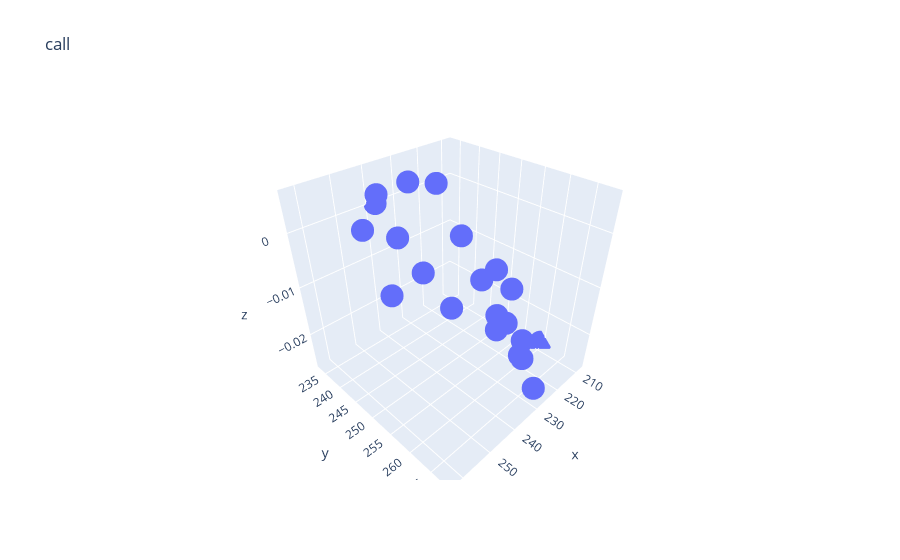
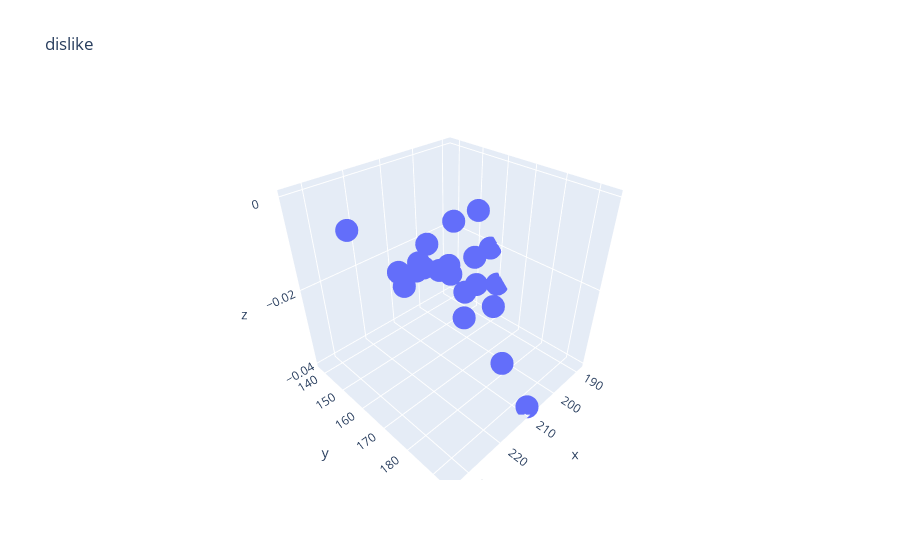
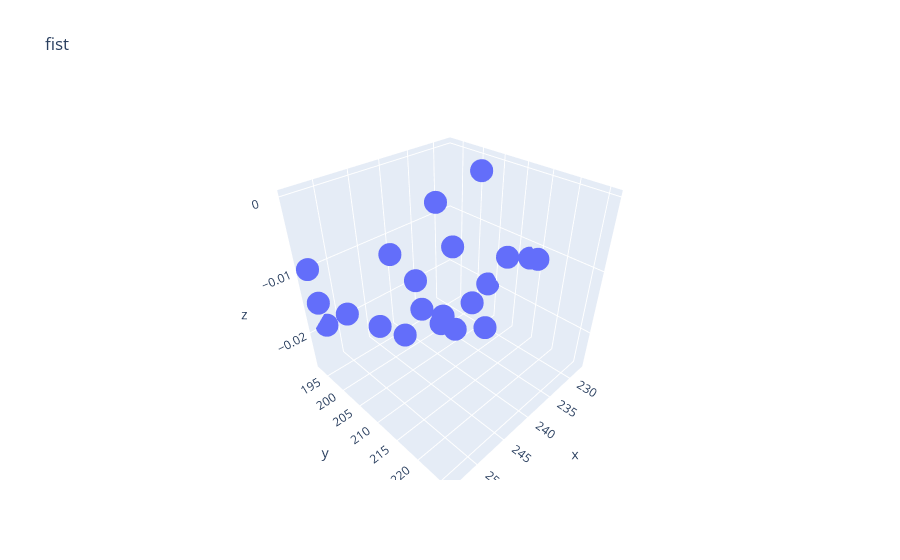
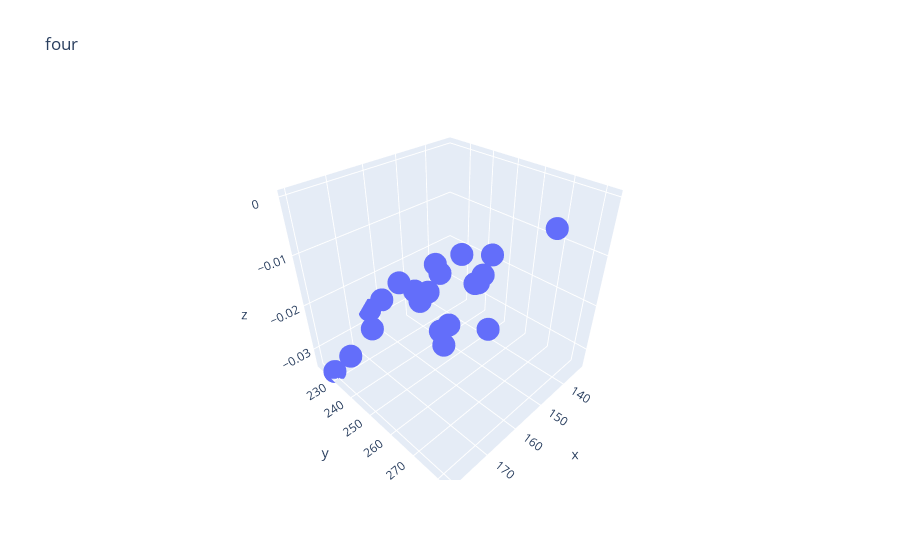

Notebook code cell kept with these figures, in order:
### Code cell
for key, value in dic.items():    
    fig = px.scatter_3d(**value, title=key)
    fig.show()

### Figure 1 — Plotly figure (JSON) as saved in the notebook; plotly's stock layout.template omitted (floating-point values rounded to 4 significant figures)
{"data": [{"hovertemplate": "x=%{x}<br>y=%{y}<br>z=%{z}<extra></extra>", "legendgroup": "", "marker": {"color": "#636efa", "symbol": "circle"}, "mode": "markers", "name": "", "scene": "scene", "showlegend": false, "type": "scatter3d", "x": [262.7, 257.4, 246.9, 236.4, 230.1, 238.1, 225.7, 226.1, 228.2, 236.9, 226.1, 229.4, 232.6, 236.3, 225.1, 227.4, 230.8, 236.5, 223.3, 215.0, 208.0], "y": [257.3, 247.1, 241.7, 241.5, 243.9, 233.2, 247.2, 255.9, 260.4, 238.1, 252.7, 260.5, 265.2, 244.3, 256.2, 263.6, 268.1, 251.7, 255.5, 258.1, 259.6], "z": [-3.649e-07, 0.004224, 0.005798, 0.005872, 0.005236, 0.0001538, -0.003813, -0.006753, -0.007799, -0.004955, -0.0101, -0.01411, -0.01685, -0.009528, -0.01619, -0.0207, -0.02314, -0.0132, -0.02045, -0.02458, -0.02672]}], "layout": {"legend": {"tracegroupgap": 0}, "scene": {"domain": {"x": [0, 1], "y": [0, 1]}, "xaxis": {"title": {"text": "x"}}, "yaxis": {"title": {"text": "y"}}, "zaxis": {"title": {"text": "z"}}}, "title": {"text": "call"}}}

### Figure 2 — Plotly figure (JSON) as saved in the notebook; plotly's stock layout.template omitted (floating-point values rounded to 4 significant figures)
{"data": [{"hovertemplate": "x=%{x}<br>y=%{y}<br>z=%{z}<extra></extra>", "legendgroup": "", "marker": {"color": "#636efa", "symbol": "circle"}, "mode": "markers", "name": "", "scene": "scene", "showlegend": false, "type": "scatter3d", "x": [233.8, 227.5, 216.7, 211.2, 209.0, 201.1, 188.9, 188.6, 193.3, 203.2, 190.1, 193.9, 200.7, 207.0, 194.8, 198.3, 204.6, 212.0, 202.0, 202.2, 206.4], "y": [162.3, 170.9, 177.8, 186.0, 194.2, 164.1, 156.7, 160.3, 163.9, 157.2, 151.2, 156.6, 159.3, 150.5, 144.5, 149.8, 152.7, 143.7, 137.5, 141.8, 145.4], "z": [-2.821e-08, -0.01017, -0.01947, -0.03028, -0.03976, -0.00595, -0.02083, -0.02995, -0.0332, -0.009312, -0.02457, -0.02905, -0.02732, -0.0152, -0.02712, -0.02658, -0.02204, -0.02247, -0.02812, -0.02582, -0.02163]}], "layout": {"legend": {"tracegroupgap": 0}, "scene": {"domain": {"x": [0, 1], "y": [0, 1]}, "xaxis": {"title": {"text": "x"}}, "yaxis": {"title": {"text": "y"}}, "zaxis": {"title": {"text": "z"}}}, "title": {"text": "dislike"}}}

### Figure 3 — Plotly figure (JSON) as saved in the notebook; plotly's stock layout.template omitted (floating-point values rounded to 4 significant figures)
{"data": [{"hovertemplate": "x=%{x}<br>y=%{y}<br>z=%{z}<extra></extra>", "legendgroup": "", "marker": {"color": "#636efa", "symbol": "circle"}, "mode": "markers", "name": "", "scene": "scene", "showlegend": false, "type": "scatter3d", "x": [246.3, 234.8, 227.4, 227.8, 233.6, 231.2, 230.0, 231.7, 233.0, 238.4, 237.6, 239.1, 239.7, 245.6, 244.6, 245.4, 245.7, 252.8, 252.3, 253.1, 253.7], "y": [225.9, 220.7, 213.0, 203.9, 198.2, 204.7, 196.5, 204.1, 209.2, 203.0, 195.7, 204.8, 209.3, 201.9, 194.8, 203.9, 209.3, 201.6, 192.6, 193.3, 193.5], "z": [-2.874e-07, -0.00676, -0.01221, -0.01978, -0.02557, -0.0002944, -0.01454, -0.02146, -0.02338, -0.002863, -0.01767, -0.02114, -0.01981, -0.007788, -0.02304, -0.02, -0.01313, -0.01332, -0.01942, -0.01489, -0.009317]}], "layout": {"legend": {"tracegroupgap": 0}, "scene": {"domain": {"x": [0, 1], "y": [0, 1]}, "xaxis": {"title": {"text": "x"}}, "yaxis": {"title": {"text": "y"}}, "zaxis": {"title": {"text": "z"}}}, "title": {"text": "fist"}}}

### Figure 4 — Plotly figure (JSON) as saved in the notebook; plotly's stock layout.template omitted (floating-point values rounded to 4 significant figures)
{"data": [{"hovertemplate": "x=%{x}<br>y=%{y}<br>z=%{z}<extra></extra>", "legendgroup": "", "marker": {"color": "#636efa", "symbol": "circle"}, "mode": "markers", "name": "", "scene": "scene", "showlegend": false, "type": "scatter3d", "x": [152.3, 164.1, 168.4, 162.0, 155.3, 169.1, 174.6, 177.8, 180.1, 160.7, 163.2, 163.8, 164.2, 152.4, 150.3, 148.8, 147.4, 144.1, 138.9, 135.5, 132.4], "y": [282.6, 275.8, 265.2, 255.4, 250.5, 255.1, 243.2, 235.2, 228.2, 252.0, 238.7, 229.7, 222.2, 252.3, 240.0, 231.6, 224.8, 255.4, 246.5, 240.8, 235.7], "z": [2.588e-07, -0.01422, -0.01903, -0.02222, -0.02524, -0.01157, -0.02051, -0.02802, -0.03337, -0.0103, -0.01651, -0.02247, -0.02702, -0.01091, -0.01841, -0.02553, -0.03029, -0.01272, -0.02085, -0.02531, -0.02789]}], "layout": {"legend": {"tracegroupgap": 0}, "scene": {"domain": {"x": [0, 1], "y": [0, 1]}, "xaxis": {"title": {"text": "x"}}, "yaxis": {"title": {"text": "y"}}, "zaxis": {"title": {"text": "z"}}}, "title": {"text": "four"}}}
